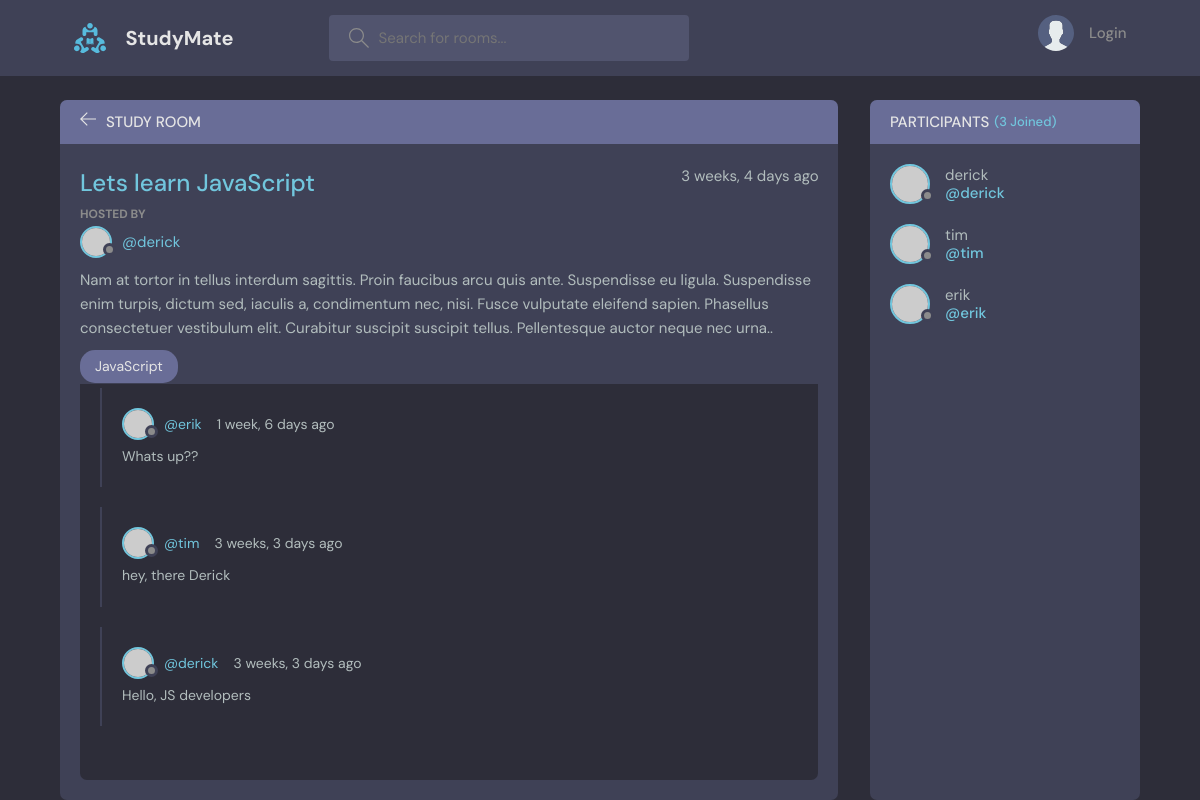
The page /room/1/ on the database its author committed.
### base/models.py (models this page shows, shortened)
class Room(models.Model):
    host = models.ForeignKey(User, on_delete=models.SET_NULL, null=True) # database table relationship
    topic=  models.ForeignKey(Topic, on_delete=models.SET_NULL, null=True)
    name = models.CharField(max_length=200)
    description = models.TextField(null=True, blank=True)
    participants = models.ManyToManyField(User, related_name='participants',blank=True)  # many to many relationship.
    updated = models.DateTimeField(auto_now=True) #updates each time an item is updated
    created = models.DateTimeField(auto_now_add=True) #runs ONLY once when an item is created in DB
    class Meta:
        ordering = ['-updated', '-created'] # '-' enables order by descending order(new first)

class Topic(models.Model):
    name = models.CharField(max_length=200)
    def __str__(self):
        return self.name

class Message(models.Model):
    user = models.ForeignKey(User, on_delete=models.CASCADE) # database table relationship
    room = models.ForeignKey(Room, on_delete=models.CASCADE)
    body = models.TextField()
    updated = models.DateTimeField(auto_now=True)
    created = models.DateTimeField(auto_now_add=True)
    class Meta:
        ordering = ['-updated', '-created'] # '-' enables order by descending order(new first)

### base/views.py (the view, shortened to what this page needs)
# urls.py: path('room/<str:pk>/', views.room, name='room'),
def room(request, pk):  #Dynamic route in Python
    room = Room.objects.get(id=pk)
    room_messages = room.message_set.all()  # gets all messages related to this room
    participants = room.participants.all()  # get all room participants
    context = {'room': room, 'room_messages': room_messages, 'participants':participants}
    return render(request, 'base/room.html', context)

### base/templates/base/room.html (shortened to what this page needs)
{% extends 'main.html' %} {% load static %} {% block content %}
<div>
  <div class="profile-page layout layout--2">
    <div class="container">
      <div class="room">
        <div class="room__top">
          <div class="room__topLeft">
            <a href="{% url 'home' %}">
              <svg
                version="1.1"
                xmlns="http://www.w3.org/2000/svg"
                width="32"
                height="32"
                viewBox="0 0 32 32"
              >
                <title>arrow-left</title>
                <path
                  d="M13.723 2.286l-13.723 13.714 13.719 13.714 1.616-1.611-10.96-10.96h27.625v-2.286h-27.625l10.965-10.965-1.616-1.607z"
                ></path>
              </svg>
            </a>
            <h3>Study Room</h3>
          </div>
        </div>
        <div class="room__box scroll">
          <div class="room__header scroll">
            <div class="room__info">
              <h3>{{room.name}}</h3>
              <span>{{room.created|timesince}} ago</span>
            </div>
            <div class="room__hosted">
              <p>Hosted By</p>
              <a href="{% url 'user-profile' room.host.id %}" class="room__author">
                <div class="avatar avatar--small">
                  <img src="https://randomuser.me/api/portraits/men/37.jpg" />
                </div>
                <span>@{{room.host.username}}</span>
              </a>
            </div>
            <div class="room__details">
            {{room.description}}
            </div>
            <span class="room__topics">{{room.topic}}</span>
          </div>
          <div class="room__conversation">
            <div class="threads scroll">
              {% for message in room_messages %}
              <div class="thread">
                <div class="thread__top">
                  <div class="thread__author">
                    <a href="{% url 'user-profile' message.user.id %}" class="thread__authorInfo">
                      <div class="avatar avatar--small">
                        <img
                          src="https://randomuser.me/api/portraits/men/37.jpg"
                        />
                      </div>
                      <span>@{{message.user.username}}</span>
                    </a>
                    <span class="thread__date">{{message.created|timesince}} ago</span>
                  </div>
                </div>
                <div class="thread__details">
                {{message.body}}
                </div>
              </div>
              {% endfor %}
            </div>
          </div>
        </div>
      </div>
      <div class="participants">
        <h3 class="participants__top">
          Participants <span>({{participants.count}} Joined)</span>
        </h3>
        <div class="participants__list scroll">
          {% for user in participants %}
            <a href="{% url 'user-profile' user.id %}" class="participant">
              <div class="avatar avatar--medium">
                <img src="https://randomuser.me/api/portraits/men/37.jpg" />
              </div>
              <p>
                {{user}}
                <span>@{{user.username}}</span>
              </p>
            </a>
          {% endfor %}
        </div>
      </div>
    </div>
  </div>
</div>
{% endblock content %}

### rows shown on the page
Room: name "Lets learn JavaScript", created "3 weeks, 4 days", host.username "derick", description "Nam at tortor in tellus interdum sagittis. Proin faucibus arcu quis ante. Suspendisse eu ligula. Suspendisse enim turpis, dictum sed, iaculis a, condimentum nec, nisi. Fusce vulputate eleifend sapien. Phasellus consectetuer vestibulum elit. Curabitur suscipit suscipit tellus. Pellentesque auctor neque nec urna..", topic "JavaScript"
Message: user.username "erik", created "1 week, 6 days", body "Whats up??"
Message: user.username "tim", created "3 weeks, 3 days", body "hey, there Derick"
Message: user.username "derick", created "3 weeks, 3 days", body "Hello, JS developers"

### other values the page prints
{{ participants.count }} "3"
{{ user }} "derick"
{{ user.username }} "derick"
{{ user }} "tim"
{{ user.username }} "tim"
{{ user }} "erik"
{{ user.username }} "erik"
